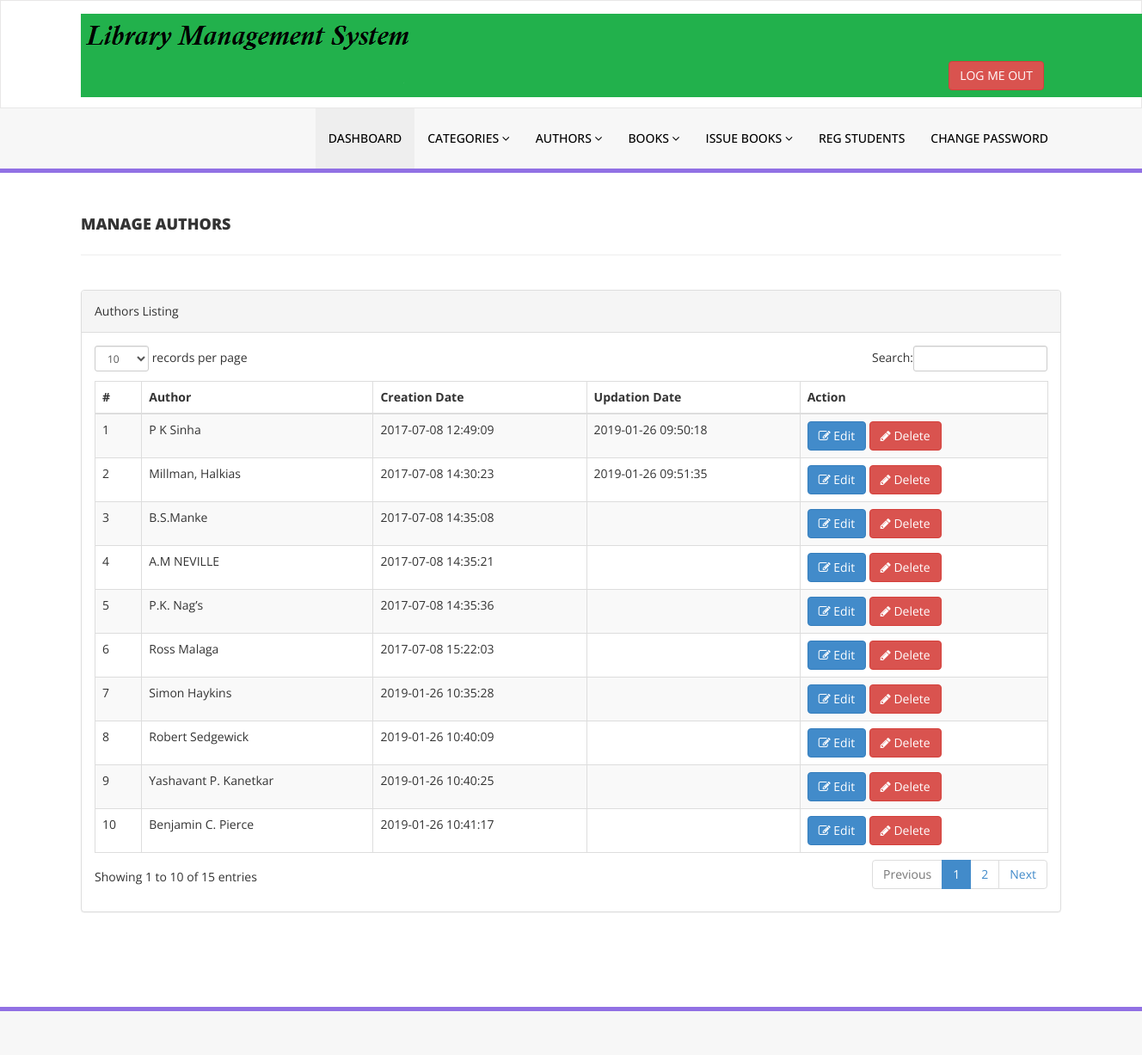
Screenshot of /admin/manage-authors.php (signed in) with the database file from the repository.
### tables this page shows
CREATE TABLE `tblauthors` (
  `id` int(11) NOT NULL,
  `AuthorName` varchar(159) DEFAULT NULL,
  `creationDate` timestamp NULL DEFAULT CURRENT_TIMESTAMP,
  `UpdationDate` timestamp NULL DEFAULT NULL ON UPDATE CURRENT_TIMESTAMP
);

### admin/manage-authors.php (the view, shortened to what this page needs)
<?php
include('includes/config.php');
if(strlen($_SESSION['alogin'])==0)
    {
header('location:index.php');
}
else{
    ?>
<!DOCTYPE html>
<html xmlns="http://www.w3.org/1999/xhtml">
<head>
    <link href="assets/css/bootstrap.css" rel="stylesheet" />
    <link href="assets/css/font-awesome.css" rel="stylesheet" />
    <link href="assets/js/dataTables/dataTables.bootstrap.css" rel="stylesheet" />
    <link href="assets/css/style.css" rel="stylesheet" />
</head>
<body>
<?php include('includes/header.php');?>
    <div class="content-wrapper">
         <div class="container">
        <div class="row pad-botm">
            <div class="col-md-12">
                <h4 class="header-line">Manage Authors</h4>
    </div>
     <div class="row">
</div>
        </div>
            <div class="row">
                <div class="col-md-12">
                    <div class="panel panel-default">
                        <div class="panel-heading">
                           Authors Listing
                        </div>
                        <div class="panel-body">
                            <div class="table-responsive">
                                <table class="table table-striped table-bordered table-hover" id="dataTables-example">
                                    <thead>
                                        <tr>
                                            <th>#</th>
                                            <th>Author</th>
                                            <th>Creation Date</th>
                                            <th>Updation Date</th>
                                            <th>Action</th>
                                        </tr>
                                    </thead>
                                    <tbody>
<?php $sql = "SELECT * from  tblauthors";
$query = $dbh -> prepare($sql);
$query->execute();
$results=$query->fetchAll(PDO::FETCH_OBJ);
$cnt=1;
if($query->rowCount() > 0)
{
foreach($results as $result)
{               ?>
                                        <tr class="odd gradeX">
                                            <td class="center"><?php echo htmlentities($cnt);?></td>
                                            <td class="center"><?php echo htmlentities($result->AuthorName);?></td>
                                            <td class="center"><?php echo htmlentities($result->creationDate);?></td>
                                            <td class="center"><?php echo htmlentities($result->UpdationDate);?></td>
                                            <td class="center">
                                            <a href="edit-author.php?athrid=<?php echo htmlentities($result->id);?>"><button class="btn btn-primary"><i class="fa fa-edit "></i> Edit</button>
                                          <a href="manage-authors.php?del=<?php echo htmlentities($result->id);?>" onclick="return confirm('Are you sure you want to delete?');"" >  <button class="btn btn-danger"><i class="fa fa-pencil"></i> Delete</button>
                                            </td>
                                        </tr>
 <?php $cnt=$cnt+1;}} ?>
                                    </tbody>
                                </table>
                            </div>
                        </div>
                    </div>
                </div>
            </div>
    </div>
    </div>
  <?php include('includes/footer.php');?>
</body>
</html>
<?php } ?>

### admin/includes/header.php (shortened to what this page needs)
<div class="navbar navbar-inverse set-radius-zero" >
        <div class="container"
		>
            <div class="navbar-header"
			color="green">
                <a class="navbar-brand"
			     >
                    <img src="assets/img/logo1.png" />
                </a>
            </div>
            <div class="right-div">
                <a href="logout.php" class="btn btn-danger pull-right">LOG ME OUT</a>
            </div>
        </div>
    </div>
    <section class="menu-section">
        <div class="container">
            <div class="row ">
                <div class="col-md-12">
                    <div class="navbar-collapse collapse ">
                        <ul id="menu-top" class="nav navbar-nav navbar-right">
                            <li><a href="dashboard.php" class="menu-top-active">DASHBOARD</a></li>
                            <li>
                                <a href="#" class="dropdown-toggle" id="ddlmenuItem" data-toggle="dropdown"> Categories <i class="fa fa-angle-down"></i></a>
                            </li>
                            <li>
                                <a href="#" class="dropdown-toggle" id="ddlmenuItem" data-toggle="dropdown"> Authors <i class="fa fa-angle-down"></i></a>
                            </li>
 <li>
                                <a href="#" class="dropdown-toggle" id="ddlmenuItem" data-toggle="dropdown"> Books <i class="fa fa-angle-down"></i></a>
                            </li>
                           <li>
                                <a href="#" class="dropdown-toggle" id="ddlmenuItem" data-toggle="dropdown"> Issue Books <i class="fa fa-angle-down"></i></a>
                            </li>
                             <li><a href="reg-students.php">Reg Students</a></li>
  <li><a href="change-password.php">Change Password</a></li>
                        </ul>
                    </div>
                </div>
            </div>
        </div>
    </section>

### admin/includes/footer.php
<section class="footer-section">
     <div class="container">
         <div class="row">
             <div class="col-md-12">
             </div>
         </div>
     </div>
 </section>

### admin/assets/css/style.css (style rules this page uses)
.set-radius-zero { border-radius:0px; -moz-border-radius:0px; -webkit-border-radius:0px; }
.content-wrapper { margin-top: 40px; min-height:800px; padding-bottom:90px; }
.header-line { font-weight:900; padding-bottom:25px; border-bottom:1px solid #eeeeee; text-transform:uppercase; }
.pad-botm { padding-bottom:30px; }
.right-div { float: right; padding: 20px; }
#menu-top a { color:#000; text-decoration:none; font-weight:500; padding: 25px 15px 25px 15px; text-transform:uppercase; }
.menu-section { background-color: #f7f7f7; border-bottom:5px solid #9170E4; width:100% }
.menu-top-active { background-color:#eeeeee; }
.navbar-inverse { background-color: #FFF; border-color: rgba(155, 153, 153, 0.23); }
.navbar { min-height: 90px; margin-bottom: 0px; }
.footer-section { padding:25px 50px 25px 50px; color:#000; font-size:13px; background-color: #f7f7f7; text-align:right; border-top:5px solid #9170E4; }

### rows the page displays
tblauthors: AuthorName "P K Sinha", creationDate "2017-07-08 12:49:09", UpdationDate "2019-01-26 09:50:18"
tblauthors: AuthorName "Millman, Halkias", creationDate "2017-07-08 14:30:23", UpdationDate "2019-01-26 09:51:35"
tblauthors: AuthorName "B.S.Manke", creationDate "2017-07-08 14:35:08"
tblauthors: AuthorName "A.M NEVILLE", creationDate "2017-07-08 14:35:21"
tblauthors: AuthorName "P.K. Nag’s", creationDate "2017-07-08 14:35:36"
tblauthors: AuthorName "Ross Malaga", creationDate "2017-07-08 15:22:03"
tblauthors: AuthorName "Simon Haykins", creationDate "2019-01-26 10:35:28"
tblauthors: AuthorName "Robert Sedgewick", creationDate "2019-01-26 10:40:09"
tblauthors: AuthorName "Yashavant P. Kanetkar", creationDate "2019-01-26 10:40:25"
tblauthors: AuthorName "Benjamin C. Pierce", creationDate "2019-01-26 10:41:17"
